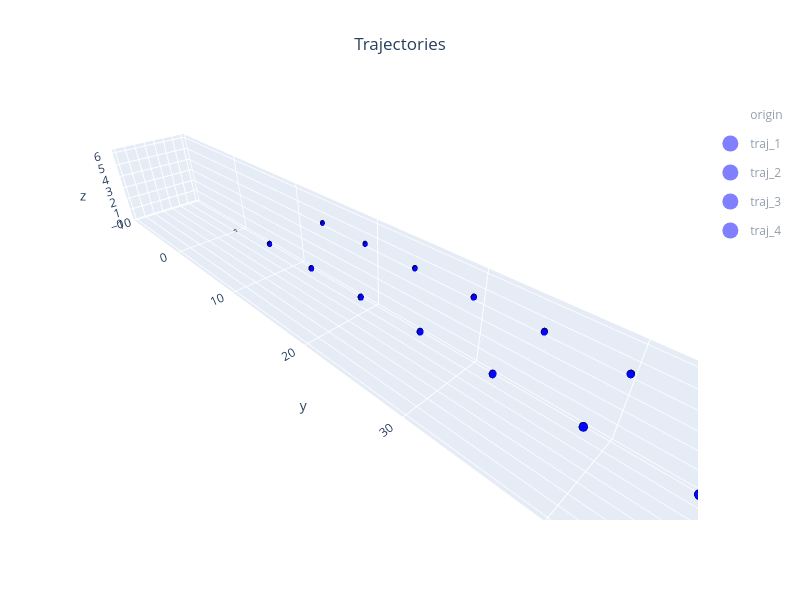

The cell this chart's notebook holds for it:
### Markdown cell above
## Simulator

### Code cell
simulator = Simulator(
	visualizer=gaz,
	terminals=['gcs'],
	verbose=1,
)
for veh in vehs:
    simulator.add_vehicle(veh)

simulator.show()

### Figure 1 — Plotly figure (JSON) as saved in the notebook; plotly's stock layout.template omitted (floating-point values rounded to 4 significant figures; data arrays with more than 128 entries replaced by an {"elided": "..."} marker saying what was removed)
{"data": [{"color": "white", "flatshading": false, "i": {"elided": "468 int values"}, "j": {"elided": "468 int values"}, "k": {"elided": "468 int values"}, "legendgroup": "origin", "lighting": {"ambient": 0.35, "diffuse": 0.8, "roughness": 0.9, "specular": 0.2}, "lightposition": {"x": 200, "y": 200, "z": 100}, "name": "origin", "opacity": 0.95, "showlegend": false, "type": "mesh3d", "x": {"elided": "252 float values"}, "y": {"elided": "252 float values"}, "z": {"elided": "252 float values"}}, {"color": "blue", "flatshading": false, "i": {"elided": "468 int values"}, "j": {"elided": "468 int values"}, "k": {"elided": "468 int values"}, "legendgroup": "traj_1", "lighting": {"ambient": 0.35, "diffuse": 0.8, "roughness": 0.9, "specular": 0.2}, "lightposition": {"x": 200, "y": 200, "z": 100}, "name": "traj_1", "opacity": 0.95, "showlegend": false, "type": "mesh3d", "x": {"elided": "252 float values"}, "y": {"elided": "252 float values"}, "z": {"elided": "252 float values"}}, {"color": "blue", "flatshading": false, "i": {"elided": "468 int values"}, "j": {"elided": "468 int values"}, "k": {"elided": "468 int values"}, "legendgroup": "traj_1", "lighting": {"ambient": 0.35, "diffuse": 0.8, "roughness": 0.9, "specular": 0.2}, "lightposition": {"x": 200, "y": 200, "z": 100}, "name": "traj_1", "opacity": 0.95, "showlegend": false, "type": "mesh3d", "x": {"elided": "252 float values"}, "y": {"elided": "252 float values"}, "z": {"elided": "252 float values"}}, {"color": "blue", "flatshading": false, "i": {"elided": "468 int values"}, "j": {"elided": "468 int values"}, "k": {"elided": "468 int values"}, "legendgroup": "traj_1", "lighting": {"ambient": 0.35, "diffuse": 0.8, "roughness": 0.9, "specular": 0.2}, "lightposition": {"x": 200, "y": 200, "z": 100}, "name": "traj_1", "opacity": 0.95, "showlegend": false, "type": "mesh3d", "x": {"elided": "252 float values"}, "y": {"elided": "252 float values"}, "z": {"elided": "252 float values"}}, {"color": "blue", "flatshading": false, "i": {"elided": "468 int values"}, "j": {"elided": "468 int values"}, "k": {"elided": "468 int values"}, "legendgroup": "traj_1", "lighting": {"ambient": 0.35, "diffuse": 0.8, "roughness": 0.9, "specular": 0.2}, "lightposition": {"x": 200, "y": 200, "z": 100}, "name": "traj_1", "opacity": 0.95, "showlegend": false, "type": "mesh3d", "x": {"elided": "252 float values"}, "y": {"elided": "252 float values"}, "z": {"elided": "252 float values"}}, {"color": "blue", "flatshading": false, "i": {"elided": "468 int values"}, "j": {"elided": "468 int values"}, "k": {"elided": "468 int values"}, "legendgroup": "traj_1", "lighting": {"ambient": 0.35, "diffuse": 0.8, "roughness": 0.9, "specular": 0.2}, "lightposition": {"x": 200, "y": 200, "z": 100}, "name": "traj_1", "opacity": 0.95, "showlegend": false, "type": "mesh3d", "x": {"elided": "252 float values"}, "y": {"elided": "252 float values"}, "z": {"elided": "252 float values"}}, {"color": "blue", "flatshading": false, "i": {"elided": "468 int values"}, "j": {"elided": "468 int values"}, "k": {"elided": "468 int values"}, "legendgroup": "traj_2", "lighting": {"ambient": 0.35, "diffuse": 0.8, "roughness": 0.9, "specular": 0.2}, "lightposition": {"x": 200, "y": 200, "z": 100}, "name": "traj_2", "opacity": 0.95, "showlegend": false, "type": "mesh3d", "x": {"elided": "252 float values"}, "y": {"elided": "252 float values"}, "z": {"elided": "252 float values"}}, {"color": "blue", "flatshading": false, "i": {"elided": "468 int values"}, "j": {"elided": "468 int values"}, "k": {"elided": "468 int values"}, "legendgroup": "traj_2", "lighting": {"ambient": 0.35, "diffuse": 0.8, "roughness": 0.9, "specular": 0.2}, "lightposition": {"x": 200, "y": 200, "z": 100}, "name": "traj_2", "opacity": 0.95, "showlegend": false, "type": "mesh3d", "x": {"elided": "252 float values"}, "y": {"elided": "252 float values"}, "z": {"elided": "252 float values"}}, {"color": "blue", "flatshading": false, "i": {"elided": "468 int values"}, "j": {"elided": "468 int values"}, "k": {"elided": "468 int values"}, "legendgroup": "traj_2", "lighting": {"ambient": 0.35, "diffuse": 0.8, "roughness": 0.9, "specular": 0.2}, "lightposition": {"x": 200, "y": 200, "z": 100}, "name": "traj_2", "opacity": 0.95, "showlegend": false, "type": "mesh3d", "x": {"elided": "252 float values"}, "y": {"elided": "252 float values"}, "z": {"elided": "252 float values"}}, {"color": "blue", "flatshading": false, "i": {"elided": "468 int values"}, "j": {"elided": "468 int values"}, "k": {"elided": "468 int values"}, "legendgroup": "traj_2", "lighting": {"ambient": 0.35, "diffuse": 0.8, "roughness": 0.9, "specular": 0.2}, "lightposition": {"x": 200, "y": 200, "z": 100}, "name": "traj_2", "opacity": 0.95, "showlegend": false, "type": "mesh3d", "x": {"elided": "252 float values"}, "y": {"elided": "252 float values"}, "z": {"elided": "252 float values"}}, {"color": "blue", "flatshading": false, "i": {"elided": "468 int values"}, "j": {"elided": "468 int values"}, "k": {"elided": "468 int values"}, "legendgroup": "traj_2", "lighting": {"ambient": 0.35, "diffuse": 0.8, "roughness": 0.9, "specular": 0.2}, "lightposition": {"x": 200, "y": 200, "z": 100}, "name": "traj_2", "opacity": 0.95, "showlegend": false, "type": "mesh3d", "x": {"elided": "252 float values"}, "y": {"elided": "252 float values"}, "z": {"elided": "252 float values"}}, {"color": "blue", "flatshading": false, "i": {"elided": "468 int values"}, "j": {"elided": "468 int values"}, "k": {"elided": "468 int values"}, "legendgroup": "traj_3", "lighting": {"ambient": 0.35, "diffuse": 0.8, "roughness": 0.9, "specular": 0.2}, "lightposition": {"x": 200, "y": 200, "z": 100}, "name": "traj_3", "opacity": 0.95, "showlegend": false, "type": "mesh3d", "x": {"elided": "252 float values"}, "y": {"elided": "252 float values"}, "z": {"elided": "252 float values"}}, {"color": "blue", "flatshading": false, "i": {"elided": "468 int values"}, "j": {"elided": "468 int values"}, "k": {"elided": "468 int values"}, "legendgroup": "traj_3", "lighting": {"ambient": 0.35, "diffuse": 0.8, "roughness": 0.9, "specular": 0.2}, "lightposition": {"x": 200, "y": 200, "z": 100}, "name": "traj_3", "opacity": 0.95, "showlegend": false, "type": "mesh3d", "x": {"elided": "252 float values"}, "y": {"elided": "252 float values"}, "z": {"elided": "252 float values"}}, {"color": "blue", "flatshading": false, "i": {"elided": "468 int values"}, "j": {"elided": "468 int values"}, "k": {"elided": "468 int values"}, "legendgroup": "traj_3", "lighting": {"ambient": 0.35, "diffuse": 0.8, "roughness": 0.9, "specular": 0.2}, "lightposition": {"x": 200, "y": 200, "z": 100}, "name": "traj_3", "opacity": 0.95, "showlegend": false, "type": "mesh3d", "x": {"elided": "252 float values"}, "y": {"elided": "252 float values"}, "z": {"elided": "252 float values"}}, {"color": "blue", "flatshading": false, "i": {"elided": "468 int values"}, "j": {"elided": "468 int values"}, "k": {"elided": "468 int values"}, "legendgroup": "traj_3", "lighting": {"ambient": 0.35, "diffuse": 0.8, "roughness": 0.9, "specular": 0.2}, "lightposition": {"x": 200, "y": 200, "z": 100}, "name": "traj_3", "opacity": 0.95, "showlegend": false, "type": "mesh3d", "x": {"elided": "252 float values"}, "y": {"elided": "252 float values"}, "z": {"elided": "252 float values"}}, {"color": "blue", "flatshading": false, "i": {"elided": "468 int values"}, "j": {"elided": "468 int values"}, "k": {"elided": "468 int values"}, "legendgroup": "traj_3", "lighting": {"ambient": 0.35, "diffuse": 0.8, "roughness": 0.9, "specular": 0.2}, "lightposition": {"x": 200, "y": 200, "z": 100}, "name": "traj_3", "opacity": 0.95, "showlegend": false, "type": "mesh3d", "x": {"elided": "252 float values"}, "y": {"elided": "252 float values"}, "z": {"elided": "252 float values"}}, {"color": "blue", "flatshading": false, "i": {"elided": "468 int values"}, "j": {"elided": "468 int values"}, "k": {"elided": "468 int values"}, "legendgroup": "traj_4", "lighting": {"ambient": 0.35, "diffuse": 0.8, "roughness": 0.9, "specular": 0.2}, "lightposition": {"x": 200, "y": 200, "z": 100}, "name": "traj_4", "opacity": 0.95, "showlegend": false, "type": "mesh3d", "x": {"elided": "252 float values"}, "y": {"elided": "252 float values"}, "z": {"elided": "252 float values"}}, {"color": "blue", "flatshading": false, "i": {"elided": "468 int values"}, "j": {"elided": "468 int values"}, "k": {"elided": "468 int values"}, "legendgroup": "traj_4", "lighting": {"ambient": 0.35, "diffuse": 0.8, "roughness": 0.9, "specular": 0.2}, "lightposition": {"x": 200, "y": 200, "z": 100}, "name": "traj_4", "opacity": 0.95, "showlegend": false, "type": "mesh3d", "x": {"elided": "252 float values"}, "y": {"elided": "252 float values"}, "z": {"elided": "252 float values"}}, {"color": "blue", "flatshading": false, "i": {"elided": "468 int values"}, "j": {"elided": "468 int values"}, "k": {"elided": "468 int values"}, "legendgroup": "traj_4", "lighting": {"ambient": 0.35, "diffuse": 0.8, "roughness": 0.9, "specular": 0.2}, "lightposition": {"x": 200, "y": 200, "z": 100}, "name": "traj_4", "opacity": 0.95, "showlegend": false, "type": "mesh3d", "x": {"elided": "252 float values"}, "y": {"elided": "252 float values"}, "z": {"elided": "252 float values"}}, {"color": "blue", "flatshading": false, "i": {"elided": "468 int values"}, "j": {"elided": "468 int values"}, "k": {"elided": "468 int values"}, "legendgroup": "traj_4", "lighting": {"ambient": 0.35, "diffuse": 0.8, "roughness": 0.9, "specular": 0.2}, "lightposition": {"x": 200, "y": 200, "z": 100}, "name": "traj_4", "opacity": 0.95, "showlegend": false, "type": "mesh3d", "x": {"elided": "252 float values"}, "y": {"elided": "252 float values"}, "z": {"elided": "252 float values"}}, {"color": "blue", "flatshading": false, "i": {"elided": "468 int values"}, "j": {"elided": "468 int values"}, "k": {"elided": "468 int values"}, "legendgroup": "traj_4", "lighting": {"ambient": 0.35, "diffuse": 0.8, "roughness": 0.9, "specular": 0.2}, "lightposition": {"x": 200, "y": 200, "z": 100}, "name": "traj_4", "opacity": 0.95, "showlegend": false, "type": "mesh3d", "x": {"elided": "252 float values"}, "y": {"elided": "252 float values"}, "z": {"elided": "252 float values"}}, {"hoverinfo": "skip", "legendgroup": "origin", "marker": {"color": "white", "opacity": 1, "size": 18, "symbol": "circle"}, "mode": "markers", "name": "origin", "showlegend": true, "type": "scatter3d", "visible": "legendonly", "x": [0], "y": [0], "z": [0]}, {"hoverinfo": "skip", "legendgroup": "traj_1", "marker": {"color": "blue", "opacity": 1, "size": 18, "symbol": "circle"}, "mode": "markers", "name": "traj_1", "showlegend": true, "type": "scatter3d", "visible": "legendonly", "x": [0], "y": [0], "z": [0]}, {"hoverinfo": "skip", "legendgroup": "traj_2", "marker": {"color": "blue", "opacity": 1, "size": 18, "symbol": "circle"}, "mode": "markers", "name": "traj_2", "showlegend": true, "type": "scatter3d", "visible": "legendonly", "x": [0], "y": [0], "z": [0]}, {"hoverinfo": "skip", "legendgroup": "traj_3", "marker": {"color": "blue", "opacity": 1, "size": 18, "symbol": "circle"}, "mode": "markers", "name": "traj_3", "showlegend": true, "type": "scatter3d", "visible": "legendonly", "x": [0], "y": [0], "z": [0]}, {"hoverinfo": "skip", "legendgroup": "traj_4", "marker": {"color": "blue", "opacity": 1, "size": 18, "symbol": "circle"}, "mode": "markers", "name": "traj_4", "showlegend": true, "type": "scatter3d", "visible": "legendonly", "x": [0], "y": [0], "z": [0]}], "layout": {"height": 600, "legend": {"groupclick": "togglegroup"}, "scene": {"aspectmode": "data", "xaxis": {"range": [-1.28, 6.28], "title": {"text": "x"}}, "yaxis": {"range": [-10.28, 60.28], "title": {"text": "y"}}, "zaxis": {"range": [0, 6.28], "title": {"text": "z"}}}, "showlegend": true, "title": {"text": "Trajectories", "x": 0.5, "xanchor": "center"}, "width": 800}}
